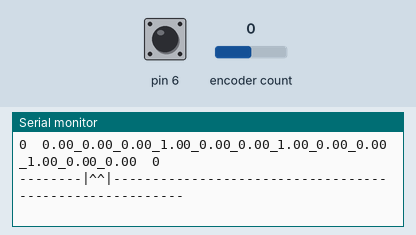
Bench run of a sketch on a simulated Arduino Uno, built with avr-gcc and run on an emulated ATmega328P. On the bench: the last lines printed to the serial monitor. The test bench sets the inputs (shaded band); at power-on: encoder count 0, pin 6 HIGH.

Above: at 1.2 s.
1.3 s: encoder count set to 1
At 2.42 s:
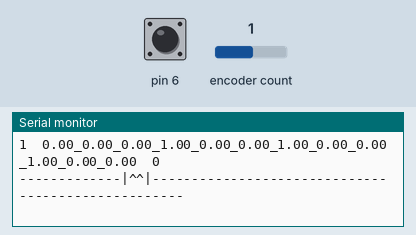
2.8 s: pin 6 pulled LOW for 0.4 s
4.7 s: encoder count set to 2
At 5.01 s:
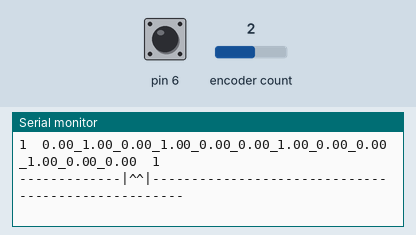

Measured:
- after the input at 1.3 s, the serial monitor: prints a new line after 0.27 s (image 1)
- after the input at 4.7 s, the serial monitor: prints a new line at once (image 2)

The sketch:

Transmitter_code.ino
```cpp
#define G433_SPEED 2000  // скорость 100-10000 бит/с, по умолч. 2000 бит/с

#include <Gyver433.h>
//Gyver433_RX<пин> tx;
Gyver433_TX<2> tx;

#define EB_CLICK 300  // таймаут накликивания, мс

#include <EncButton.h>
EncButton<EB_TICK, 4, 5, 6> enc;  // энкодер с кнопкой <A, B, KEY>


void setup() {
  Serial.begin(9600);
}
float val[12] = { 0, 0, 0, 1, 0, 0, 1, 0, 0, 1, 0, 0 };
int data[12];

int mode = 0;

bool flag = false;
unsigned long long tmr = 0;
void loop() {
  enc.tick();  // опрос происходит здесь
  if (millis() - tmr >= 1000) {
    data[0] = val[0];
    data[1] = val[1];
    data[2] = val[2];

    data[3] = val[3] * 1000;
    data[4] = val[4] * 1000;
    data[5] = val[5] * 1000;

    data[6] = val[6] * 1000;
    data[7] = val[7] * 1000;
    data[8] = val[8] * 1000;

    data[9] = val[9] * 1000;
    data[10] = val[10] * 1000;
    data[11] = val[11] * 1000;

    tx.sendData(data);
    Serial.println("===========-----------=====================");
    tmr = millis();
  }

  if (enc.click()) {
    flag = !flag;
  }
  if (enc.held() && flag == 0) {
    tx.sendData(val);
    Serial.println("===========-----------=====================");
  }

  if (!flag) {
    if (enc.right()) mode++;  // поворот направо
    if (enc.left()) mode--;   // поворот налево
    if (mode >= 11) mode = 11;
    if (mode <= 0) mode = 0;

  } else {
    if (mode == 0 || mode == 1 || mode == 2) {
      if (enc.right()) val[mode] += 1.0;    // поворот направо
      if (enc.left()) val[mode] -= 1.0;     // поворот налево
      if (enc.leftH()) val[mode] -= 10.0;   // нажатый поворот налево
      if (enc.rightH()) val[mode] += 10.0;  // нажатый поворот направо
    } else {
      if (enc.right()) val[mode] += 0.01;  // поворот направо
      if (enc.left()) val[mode] -= 0.01;   // поворот налево
      if (enc.leftH()) val[mode] -= 1;     // нажатый поворот налево
      if (enc.rightH()) val[mode] += 1.0;  // нажатый поворот направо
    }
    val[0] = constrain(val[0], -50, 50);
    val[1] = constrain(val[1], -30, 30);
    val[2] = constrain(val[2], 0, 360);
  }

  Serial.print(mode);
  Serial.print('\t');
  for (int i = 0; i < 11; i++) {
    Serial.print(val[i]);
    Serial.print("_");
  }
  Serial.print(val[11]);
  Serial.print('\t');
  Serial.println(flag);

  Serial.print("--------");
  for (int i = 0; i < mode; i++) {
    Serial.print("-----");
  }
  Serial.print("|^^|-");
  for (int i = mode + 1; i < 12; i++) {
    Serial.print("-----");
  }
  Serial.println();
  delay(200);
}

void yield() {
  enc.tick();  // опрос происходит здесь
  if (enc.click()) flag = !flag;
  if (!flag) {
    if (enc.right()) mode++;  // поворот направо
    if (enc.left()) mode--;   // поворот налево
    if (mode >= 11) mode = 11;
    if (mode <= 0) mode = 0;

  } else {
    if (mode == 0 || mode == 1 || mode == 2) {
      if (enc.right()) val[mode] += 1.0;    // поворот направо
      if (enc.left()) val[mode] -= 1.0;     // поворот налево
      if (enc.leftH()) val[mode] -= 10.0;   // нажатый поворот налево
      if (enc.rightH()) val[mode] += 10.0;  // нажатый поворот направо
    } else {
      if (enc.right()) val[mode] += 0.01;  // поворот направо
      if (enc.left()) val[mode] -= 0.01;   // поворот налево
      if (enc.leftH()) val[mode] -= 1;     // нажатый поворот налево
      if (enc.rightH()) val[mode] += 1.0;  // нажатый поворот направо
    }
    val[0] = constrain(val[0], -50, 50);
    val[1] = constrain(val[1], -30, 30);
  }
}
```
